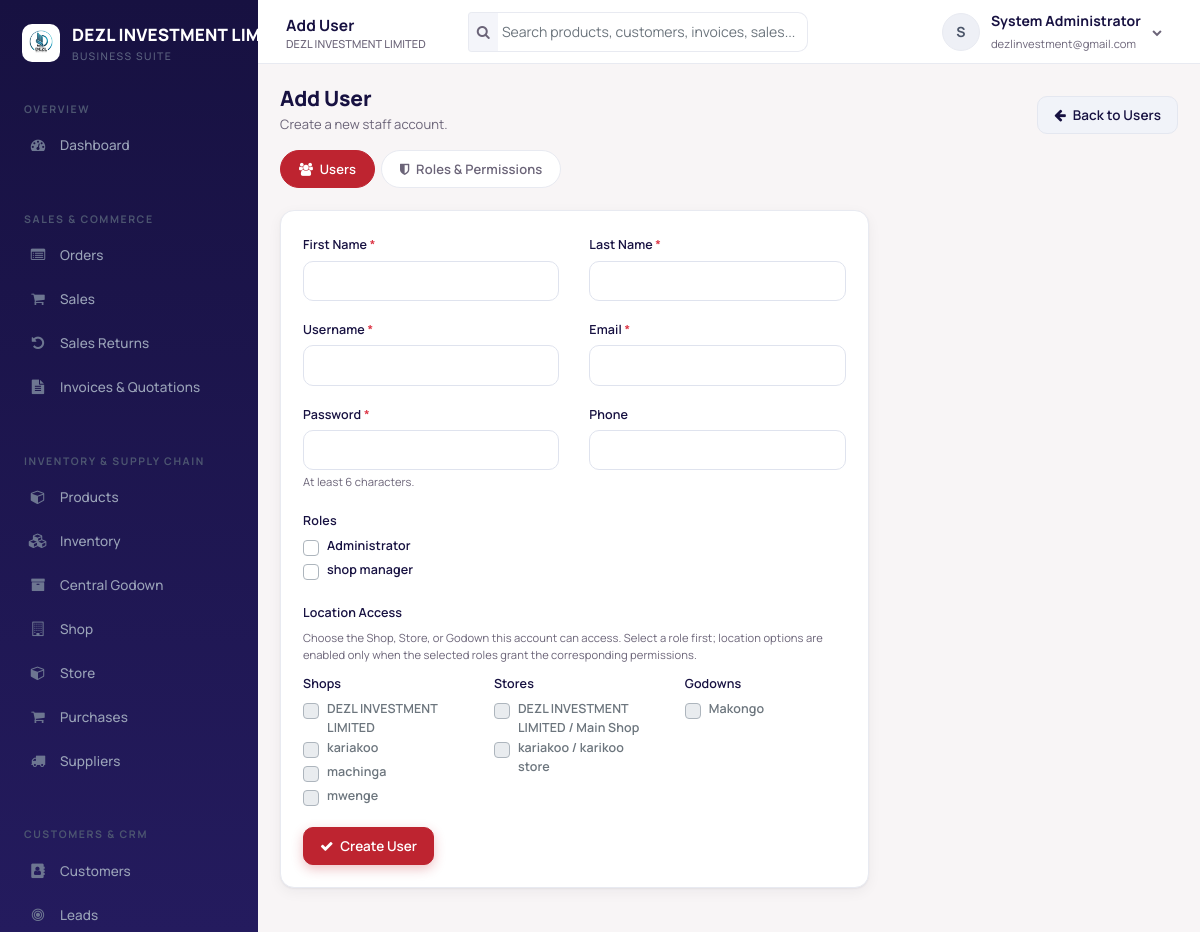
The page /user-add.php (signed in) on the database as committed earlier.
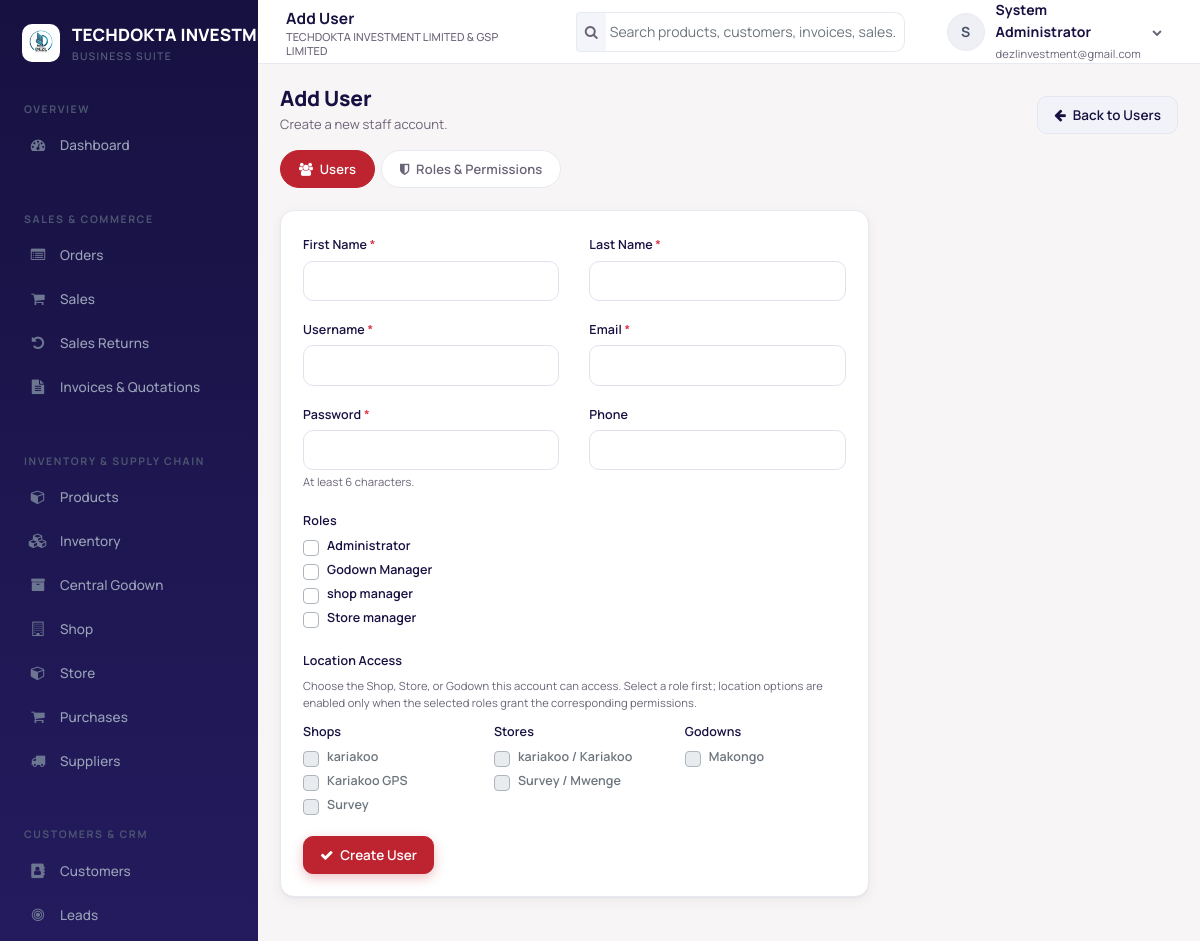
The same page on the database as committed later.
### tables this page shows
CREATE TABLE `users` (
  `user_id` int(10) UNSIGNED NOT NULL,
  `tenant_id` int(10) UNSIGNED NOT NULL,
  `username` varchar(100) NOT NULL,
  `email` varchar(191) NOT NULL,
  `password_hash` varchar(255) NOT NULL,
  `first_name` varchar(100) NOT NULL,
  `last_name` varchar(100) NOT NULL,
  `phone` varchar(50) DEFAULT NULL,
  `is_active` tinyint(1) NOT NULL DEFAULT 1,
  `last_login` datetime DEFAULT NULL,
  `created_at` timestamp NOT NULL DEFAULT current_timestamp()
);

CREATE TABLE `roles` (
  `role_id` int(10) UNSIGNED NOT NULL,
  `tenant_id` int(10) UNSIGNED NOT NULL,
  `name` varchar(100) NOT NULL,
  `description` text DEFAULT NULL
);

CREATE TABLE `shops` (
  `shop_id` int(10) UNSIGNED NOT NULL,
  `tenant_id` int(10) UNSIGNED NOT NULL,
  `name` varchar(191) NOT NULL,
  `code` varchar(50) NOT NULL,
  `address` text DEFAULT NULL,
  `phone` varchar(50) DEFAULT NULL,
  `is_active` tinyint(1) NOT NULL DEFAULT 1,
  `created_at` timestamp NOT NULL DEFAULT current_timestamp(),
  `updated_at` timestamp NOT NULL DEFAULT current_timestamp() ON UPDATE current_timestamp()
);

CREATE TABLE `warehouses` (
  `warehouse_id` int(10) UNSIGNED NOT NULL,
  `tenant_id` int(10) UNSIGNED NOT NULL,
  `shop_id` int(10) UNSIGNED DEFAULT NULL,
  `name` varchar(191) NOT NULL,
  `code` varchar(50) DEFAULT NULL,
  `address` text DEFAULT NULL,
  `phone` varchar(50) DEFAULT NULL,
  `manager_user_id` int(10) UNSIGNED DEFAULT NULL,
  `is_active` tinyint(1) NOT NULL DEFAULT 1,
  `is_godown` tinyint(1) GENERATED ALWAYS AS (`location_type` = 'godown') VIRTUAL,
  `location_type` enum('store','godown','shop') NOT NULL DEFAULT 'store',
  `created_at` timestamp NOT NULL DEFAULT current_timestamp(),
  `updated_at` timestamp NOT NULL DEFAULT current_timestamp() ON UPDATE current_timestamp(),
  `godown_tenant_key` int(10) UNSIGNED GENERATED ALWAYS AS (case when `location_type` = 'godown' and `is_active` = 1 then `tenant_id` else NULL end) STORED
);

### helpers.php (called while the page is built, shortened)
<?php
function e($value) {
    return htmlspecialchars((string)$value, ENT_QUOTES, 'UTF-8');
}
function system_title($tenant_id = null) {
    global $current_user;
    static $titles = [];
    if ($tenant_id === null) {
        if (isset($current_user->tenant_id)) {
            $tenant_id = (int)$current_user->tenant_id;
        } elseif (!empty($_SESSION['tenant_id'])) {
            $tenant_id = (int)$_SESSION['tenant_id'];
        }
    }
    $cache_key = $tenant_id !== null ? (int)$tenant_id : 0;
    if (array_key_exists($cache_key, $titles)) return $titles[$cache_key];
    if ($cache_key > 0) {
        $row = fetch_one("SELECT company_name FROM system_settings WHERE tenant_id = ? LIMIT 1", $cache_key);
    }
    $title = trim((string)($row['company_name'] ?? ''));
    $titles[$cache_key] = $title;
    return $title;
}
function system_logo_path($tenant_id = null) {
    global $current_user;
    if ($tenant_id === null) {
        if (isset($current_user->tenant_id)) {
            $tenant_id = (int)$current_user->tenant_id;
        } elseif (!empty($_SESSION['tenant_id'])) {
            $tenant_id = (int)$_SESSION['tenant_id'];
        }
    }
    $cache_key = $tenant_id !== null ? (int)$tenant_id : 0;
    $candidates = [];
    if ($cache_key > 0) {
        $row = fetch_one("SELECT logo_path FROM system_settings WHERE tenant_id = ? LIMIT 1", $cache_key);
        if ($row && !empty($row['logo_path'])) $candidates[] = (string)$row['logo_path'];
    }
    $candidates[] = 'assets/images/logo.png';
    $logo = '';
    foreach ($candidates as $candidate) {
        $candidate = str_replace('\\', '/', trim($candidate));
        if (file_exists(__DIR__ . '/' . ltrim($candidate, '/'))) {
            $logo = ltrim($candidate, '/');
            break;
        }
    }
    return $logo;
}
function can($permission) {
    return true;
}
function tenant_admin_scope() {
    return can('manage_users') || can('manage_settings');
}
function is_godown_manager() {
    global $current_user;
    if ($current_user->hasPermission('manage_users') || $current_user->hasPermission('manage_settings')) {
        return false;
    }
    return false;
}
function accessible_shops($tenant_id = null, $include_inactive = false) {
    global $current_user;
    $tenant_id = $tenant_id === null ? (int)$current_user->tenant_id : (int)$tenant_id;
    $active_sql = $include_inactive ? '' : ' AND s.is_active = 1';
    if (tenant_admin_scope()) {
        return fetch_all(
            "SELECT s.* FROM shops s WHERE s.tenant_id = ?{$active_sql} ORDER BY s.name",
            $tenant_id
        );
    }
    return fetch_all(
        "SELECT s.* FROM shops s
         WHERE s.tenant_id = ?{$active_sql}
           AND (
             EXISTS (SELECT 1 FROM user_shops us WHERE us.tenant_id = s.tenant_id AND us.user_id = ? AND us.shop_id = s.shop_id)
             OR EXISTS (SELECT 1 FROM user_inventory_locations uil JOIN warehouses w ON w.warehouse_id = uil.location_id AND w.tenant_id = uil.tenant_id WHERE uil.tenant_id = s.tenant_id AND uil.user_id = ? AND w.shop_id = s.shop_id AND w.location_type = 'shop')
           )
         ORDER BY s.name",
        $tenant_id,
        $current_user->user_id,
        $current_user->user_id
    );
}
function accessible_stores($shop_id = null, $include_inactive = false, $tenant_id = null, $include_godown = false) {
    global $current_user;
    $tenant_id = $tenant_id === null ? (int)$current_user->tenant_id : (int)$tenant_id;
    $shops = accessible_shops($tenant_id, $include_inactive);
    $shop_ids = array_map(fn($row) => (int)$row['shop_id'], $shops);
    $rows = [];
    if ($shop_ids) {
        $placeholders = implode(',', array_fill(0, count($shop_ids), '?'));
        $sql = "SELECT w.*, s.name shop_name, s.code shop_code, s.is_active shop_is_active
                FROM warehouses w
                JOIN shops s ON s.shop_id = w.shop_id AND s.tenant_id = w.tenant_id
                WHERE w.tenant_id = ? AND w.shop_id IN ({$placeholders}) AND w.location_type = 'store'";
        $params = array_merge([$tenant_id], $shop_ids);
        $sql .= " ORDER BY s.name, w.name";
        $rows = fetch_all($sql, ...$params);
    }
    $unique = [];
    foreach ($rows as $row) {
        $unique[(int)$row['warehouse_id']] = $row;
    }
    return array_values($unique);
}
function fetch_one($sql, ...$params) {
    global $conn;
    $stmt = $conn->prepare($sql);
    if ($params) {
        $types = '';
        foreach ($params as $p) {
            $types .= is_int($p) ? 'i' : (is_float($p) ? 'd' : 's');
        }
        $stmt->bind_param($types, ...$params);
    }
    $stmt->execute();
    $row = $stmt->get_result()->fetch_assoc();
    return $row;
}
function fetch_all($sql, ...$params) {
    global $conn;
    $stmt = $conn->prepare($sql);
    if ($params) {
        $types = '';
        foreach ($params as $p) {
            $types .= is_int($p) ? 'i' : (is_float($p) ? 'd' : 's');
        }
        $stmt->bind_param($types, ...$params);
    }
    $stmt->execute();
    $rows = $stmt->get_result()->fetch_all(MYSQLI_ASSOC);
    return $rows;
}

### User.php (called while the page is built, shortened)
<?php
class User
{
    public $user_id;
    public $tenant_id;
    public $first_name;
    public $last_name;
    private $permission_cache = null;
    public static function getUserById($userId)
    {
        global $conn;
        $stmt = $conn->prepare("SELECT * FROM users WHERE user_id = ? LIMIT 1");
        $stmt->bind_param('i', $userId);
        $stmt->execute();
        $row = $stmt->get_result()->fetch_assoc();
        $user = new self();
        foreach ($row as $key => $value) {
            if (property_exists($user, $key)) $user->$key = $value;
        }
        $user->loadRoles();
        return $user;
    }
    private function loadRoles()
    {
        global $conn;
        $stmt = $conn->prepare(
            "SELECT r.role_id, r.name FROM user_roles ur
             JOIN roles r ON r.role_id = ur.role_id
             WHERE ur.user_id = ? AND ur.tenant_id = ?"
        );
        $stmt->bind_param('ii', $this->user_id, $this->tenant_id);
        $stmt->execute();
        $result = $stmt->get_result();
        while ($row = $result->fetch_assoc()) {
            $this->roles[] = $row['name'];
        }
    }
    public function hasPermission($permission)
    {
        global $conn;
        if ($this->permission_cache === null) {
            $roleIds = [];
            $stmt = $conn->prepare("SELECT role_id FROM user_roles WHERE user_id = ? AND tenant_id = ?");
            $stmt->bind_param('ii', $this->user_id, $this->tenant_id);
            $stmt->execute();
            $result = $stmt->get_result();
            while ($row = $result->fetch_assoc()) {
                $roleIds[] = (int)$row['role_id'];
            }
            $this->permission_cache = [];
            if ($roleIds) {
                $placeholders = implode(',', array_fill(0, count($roleIds), '?'));
                $sql = "SELECT DISTINCT p.name FROM permissions p
                        JOIN role_permissions rp ON rp.permission_id = p.permission_id
                        WHERE rp.role_id IN ($placeholders)";
                $stmt = $conn->prepare($sql);
                $stmt->bind_param(str_repeat('i', count($roleIds)), ...$roleIds);
                $stmt->execute();
                $result = $stmt->get_result();
                while ($row = $result->fetch_assoc()) {
                    $this->permission_cache[] = $row['name'];
                }
            }
        }
        return in_array($permission, $this->permission_cache, true);
    }
    public function fullName()
    {
        return trim($this->first_name . ' ' . $this->last_name);
    }
}

### auth_check.php (called while the page is built, shortened)
<?php
$current_user = User::getUserById((int)$_SESSION['user_id']);

### user-add.php (the view, shortened to what the changed rows need)
<?php
require_once 'header.php';
require_once 'auth_check.php';
$page_title = 'Add User';
$can_assign_locations = can('manage_users');
$roles = fetch_all("SELECT * FROM roles WHERE tenant_id = ? ORDER BY name", $current_user->tenant_id);
$shops = $can_assign_locations
    ? fetch_all("SELECT * FROM shops WHERE tenant_id = ? AND is_active = 1 ORDER BY name", $current_user->tenant_id)
    : [];
$stores = $can_assign_locations
    ? fetch_all(
        "SELECT w.*, s.name shop_name FROM warehouses w
         JOIN shops s ON s.shop_id = w.shop_id AND s.tenant_id = w.tenant_id
         WHERE w.tenant_id = ? AND w.location_type = 'store' AND w.is_active = 1 AND s.is_active = 1
         ORDER BY s.name, w.name",
        $current_user->tenant_id
    )
    : [];
$godowns = $can_assign_locations
    ? fetch_all("SELECT * FROM warehouses WHERE tenant_id = ? AND location_type = 'godown' AND is_active = 1 ORDER BY name", $current_user->tenant_id)
    : [];
require_once 'navbar.php';
require_once 'sidebar.php';
?>
<div class="page-head">
    <div>
        <h1 class="page-title">Add User</h1>
    </div>
</div>
<div class="row">
    <div class="col-md-8">
        <div class="card">
            <div class="card-body">
                <form method="POST" action="user-add.php">
                    <div class="row">
                        <div class="col-md-6 form-group">
                            <?php foreach ($roles as $role): ?>
                                <div class="custom-control custom-checkbox">
                                    <label class="custom-control-label" for="role_<?php echo $role['role_id']; ?>"><?php echo e($role['name']); ?></label>
                                </div>
                            <?php endforeach; ?>
                        </div>
                        <?php if ($can_assign_locations): ?>
                        <div class="col-12">
                            <div class="row">
                                <div class="col-md-4 form-group location-assignment-group" data-required-permission="manage_shops,manage_inventory,manage_pos">
                                <?php foreach ($shops as $shop): ?>
                                    <div class="custom-control custom-checkbox">
                                        <label class="custom-control-label" for="shop_<?php echo (int)$shop['shop_id']; ?>"><?php echo e($shop['name']); ?><?php echo (int)$shop['is_active'] ? '' : ' (inactive)'; ?></label>
                                    </div>
                                <?php endforeach; ?>
                                </div>
                                <div class="col-md-4 form-group location-assignment-group" data-required-permission="manage_shops,manage_inventory">
                                    <?php foreach ($stores as $store): ?>
                                        <div class="custom-control custom-checkbox">
                                            <label class="custom-control-label" for="store_<?php echo (int)$store['warehouse_id']; ?>"><?php echo e(trim(($store['shop_name'] ?? '') . ' / ' . $store['name'], ' /')); ?></label>
                                        </div>
                                    <?php endforeach; ?>
                                </div>
                                <div class="col-md-4 form-group location-assignment-group" data-required-permission="manage_godown,view_godown,approve_godown_transfers,dispatch_godown_transfers,receive_godown_transfers">
                                    <?php foreach ($godowns as $godown): ?>
                                        <div class="custom-control custom-checkbox">
                                            <label class="custom-control-label" for="godown_<?php echo (int)$godown['warehouse_id']; ?>"><?php echo e($godown['name']); ?></label>
                                        </div>
                                    <?php endforeach; ?>
                                </div>
                            </div>
                        </div>
                        <?php endif; ?>
                    </div>
                </form>
            </div>
        </div>
    </div>
</div>
<?php require_once 'footer.php'; ?>

### navbar.php (shortened to what the changed rows need)
<div class="app-main">
    <header class="topbar">
        <div class="topbar-title"><?php echo isset($page_title) ? e($page_title) : e(system_title()); ?><small><?php echo e(system_title()); ?></small></div>
        <div class="dropdown">
            <a href="#" class="user-menu" data-toggle="dropdown">
                <span class="avatar"><?php echo e(strtoupper(substr($current_user->first_name, 0, 1))); ?></span>
                <span class="hide-xs"><strong><?php echo e($current_user->fullName()); ?></strong><br><small class="text-muted"><?php echo e($current_user->email); ?></small></span>
                <i class="fa fa-chevron-down hide-xs" style="font-size:10px;color:var(--text-muted)"></i>
            </a>
        </div>
    </header>
    <main class="app-content">

### sidebar.php (shortened to what the changed rows need)
<?php
$is_shop_manager = is_shop_manager();
    $sidebar_store_access = ($is_shop_manager || can("manage_shops") || !tenant_admin_scope())
        ? accessible_stores(null, !$is_shop_manager)
        : [];
    ?>
    <aside class="sidebar" id="sidebar">
        <div class="sidebar-brand">
            <?php $sidebar_logo = system_logo_path(); ?>
            <?php if ($sidebar_logo !== ''): ?>
                <img src="<?php echo e($sidebar_logo); ?>" alt="" class="sidebar-logo">
            <?php endif; ?>
            <div class="brand-text"><?php echo e(system_title()); ?><small>Business Suite</small></div>
        </div>
    </aside>

Rows that differ between the two databases and show on the page:
removed shops: name "machinga"
changed users "System Administrator": tenant "DEZL INVESTMENT LIMITED" → "TECHDOKTA INVESTMENT LIMITED & GSP LIMITED"; tenant "DEZL INVESTMENT…" → "TECHDOKTA…"
added roles: name "Godown Manager"
added roles: name "Store manager"
changed shops: name "mwenge" → "Kariakoo GPS"
changed shops: name "DEZL INVESTMENT LIMITED" → "Survey"; moves down the list
changed warehouses: shop+name "kariakoo / karikoo store" → "kariakoo / Kariakoo"; moves up the list
changed warehouses: shop+name "DEZL INVESTMENT LIMITED / Main Shop" → "Survey / Mwenge"
